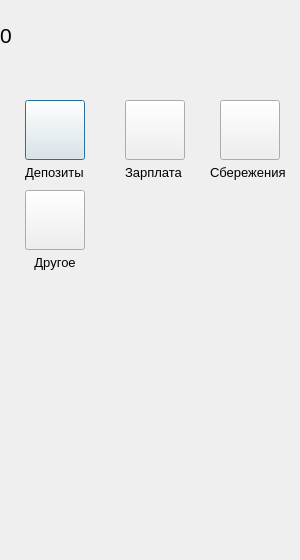
<?xml version="1.0" encoding="UTF-8"?>
<ui version="4.0">
 <class>Dialog2</class>
 <widget class="QDialog" name="Dialog2">
  <property name="geometry">
   <rect>
    <x>0</x>
    <y>0</y>
    <width>300</width>
    <height>560</height>
   </rect>
  </property>
  <property name="windowTitle">
   <string>Dialog</string>
  </property>
  <property name="windowIcon">
   <iconset resource="pictures.qrc">
    <normaloff>:/pict/img/categories.svg</normaloff>:/pict/img/categories.svg</iconset>
  </property>
  <property name="styleSheet">
   <string notr="true"/>
  </property>
  <widget class="QLabel" name="label">
   <property name="geometry">
    <rect>
     <x>0</x>
     <y>0</y>
     <width>301</width>
     <height>70</height>
    </rect>
   </property>
   <property name="font">
    <font>
     <pointsize>16</pointsize>
    </font>
   </property>
   <property name="styleSheet">
    <string notr="true">QLabel {
  qproperty-alignment: ' AlignVCenter | AlignRight';
  border: 1px solid gray;
}

background-color : white;</string>
   </property>
   <property name="text">
    <string>0</string>
   </property>
  </widget>
  <widget class="QPushButton" name="pushButton">
   <property name="geometry">
    <rect>
     <x>25</x>
     <y>100</y>
     <width>60</width>
     <height>60</height>
    </rect>
   </property>
   <property name="font">
    <font>
     <pointsize>20</pointsize>
    </font>
   </property>
   <property name="text">
    <string/>
   </property>
   <property name="icon">
    <iconset resource="pictures.qrc">
     <normaloff>:/pict/img/1.svg</normaloff>:/pict/img/1.svg</iconset>
   </property>
   <property name="iconSize">
    <size>
     <width>50</width>
     <height>50</height>
    </size>
   </property>
  </widget>
  <widget class="QPushButton" name="pushButton_2">
   <property name="geometry">
    <rect>
     <x>125</x>
     <y>100</y>
     <width>60</width>
     <height>60</height>
    </rect>
   </property>
   <property name="font">
    <font>
     <pointsize>14</pointsize>
    </font>
   </property>
   <property name="text">
    <string/>
   </property>
   <property name="icon">
    <iconset resource="pictures.qrc">
     <normaloff>:/pict/img/2.svg</normaloff>:/pict/img/2.svg</iconset>
   </property>
   <property name="iconSize">
    <size>
     <width>50</width>
     <height>50</height>
    </size>
   </property>
  </widget>
  <widget class="QLabel" name="label_2">
   <property name="geometry">
    <rect>
     <x>25</x>
     <y>160</y>
     <width>91</width>
     <height>25</height>
    </rect>
   </property>
   <property name="font">
    <font>
     <pointsize>10</pointsize>
    </font>
   </property>
   <property name="text">
    <string>Депозиты</string>
   </property>
  </widget>
  <widget class="QLabel" name="label_3">
   <property name="geometry">
    <rect>
     <x>125</x>
     <y>160</y>
     <width>81</width>
     <height>25</height>
    </rect>
   </property>
   <property name="font">
    <font>
     <pointsize>10</pointsize>
    </font>
   </property>
   <property name="text">
    <string>Зарплата</string>
   </property>
  </widget>
  <widget class="QPushButton" name="pushButton_3">
   <property name="geometry">
    <rect>
     <x>220</x>
     <y>100</y>
     <width>60</width>
     <height>60</height>
    </rect>
   </property>
   <property name="font">
    <font>
     <pointsize>14</pointsize>
    </font>
   </property>
   <property name="text">
    <string/>
   </property>
   <property name="icon">
    <iconset resource="pictures.qrc">
     <normaloff>:/pict/img/3.svg</normaloff>:/pict/img/3.svg</iconset>
   </property>
   <property name="iconSize">
    <size>
     <width>50</width>
     <height>50</height>
    </size>
   </property>
  </widget>
  <widget class="QPushButton" name="pushButton_4">
   <property name="geometry">
    <rect>
     <x>25</x>
     <y>190</y>
     <width>60</width>
     <height>60</height>
    </rect>
   </property>
   <property name="font">
    <font>
     <pointsize>14</pointsize>
    </font>
   </property>
   <property name="styleSheet">
    <string notr="true"/>
   </property>
   <property name="text">
    <string/>
   </property>
   <property name="icon">
    <iconset resource="pictures.qrc">
     <normaloff>:/pict/img/4.svg</normaloff>:/pict/img/4.svg</iconset>
   </property>
   <property name="iconSize">
    <size>
     <width>50</width>
     <height>50</height>
    </size>
   </property>
  </widget>
  <widget class="QLabel" name="label_4">
   <property name="geometry">
    <rect>
     <x>210</x>
     <y>160</y>
     <width>141</width>
     <height>25</height>
    </rect>
   </property>
   <property name="font">
    <font>
     <pointsize>10</pointsize>
    </font>
   </property>
   <property name="text">
    <string>Сбережения</string>
   </property>
  </widget>
  <widget class="QLabel" name="label_5">
   <property name="geometry">
    <rect>
     <x>20</x>
     <y>250</y>
     <width>91</width>
     <height>25</height>
    </rect>
   </property>
   <property name="font">
    <font>
     <pointsize>10</pointsize>
    </font>
   </property>
   <property name="text">
    <string>    Другое</string>
   </property>
  </widget>
 </widget>
 <resources>
  <include location="pictures.qrc"/>
 </resources>
 <connections/>
</ui>
